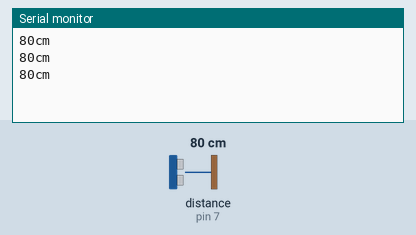
Simulated run of this sketch. Board: Arduino Uno, built with avr-gcc and run on an emulated ATmega328P. Shown: the last lines printed to the serial monitor. Inputs (shaded band) come from the test bench; at power-on: distance to the obstacle (sensor on pin 7) 80 cm.

Above: at 1.3 s.
1.4 s: distance to the obstacle (sensor on pin 7) set to 2 cm
At 1.9 s:
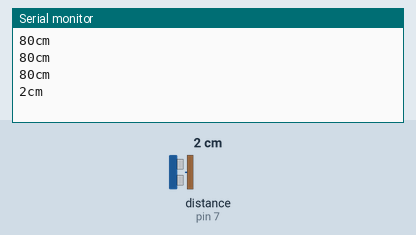
2.9 s: distance to the obstacle (sensor on pin 7) set to 4 cm
At 3.4 s:
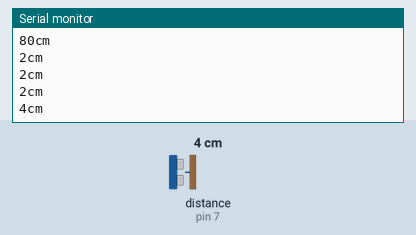
Timing chart, 0 to 5.9 s (numbered marks = the images above; inputs shaded):
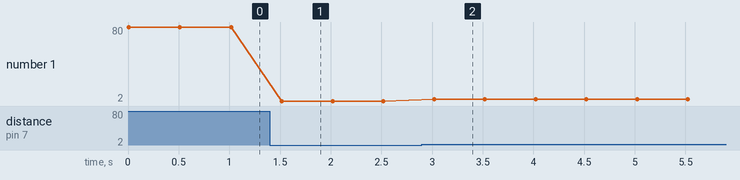

Measured:
- after the input at 1.4 s, the serial monitor: prints a new line after 0.12 s (image 1)
- after the input at 2.9 s, the serial monitor: prints a new line after 0.12 s (image 2)
- plotted number 1: 80 → 2 after the input at 1.4 s, 2 → 4 after the input at 2.9 s

The sketch:

Ultrassonic.ino
```cpp
/*
  Exemplo: 02-Components/Ultrassonic
*/

#include <Ultrasonic.h>

Ultrasonic ultrassom(8,7); //Inicializa o objeto para manipulação do sensor ultrassônico

long distance;

// A função setup é executada uma vez quando forem pressionados os botões de reset ou de power on na placa
void setup() {
  Serial.begin(9600); //Habilita Comunicação Serial a uma taxa de 9600 bauds.
}

// A função loop é executada de forma repetida sem parada
void loop() {
  distance = ultrassom.Ranging(CM);// ultrassom.Ranging(CM) retorna a distancia em centímetros(CM) ou polegadas(INC)

  //imprime o valor da variável distancia
  Serial.print(distance);
  Serial.println("cm");

  delay(500); //Espera 0,5s entre cada leitura
}
```
